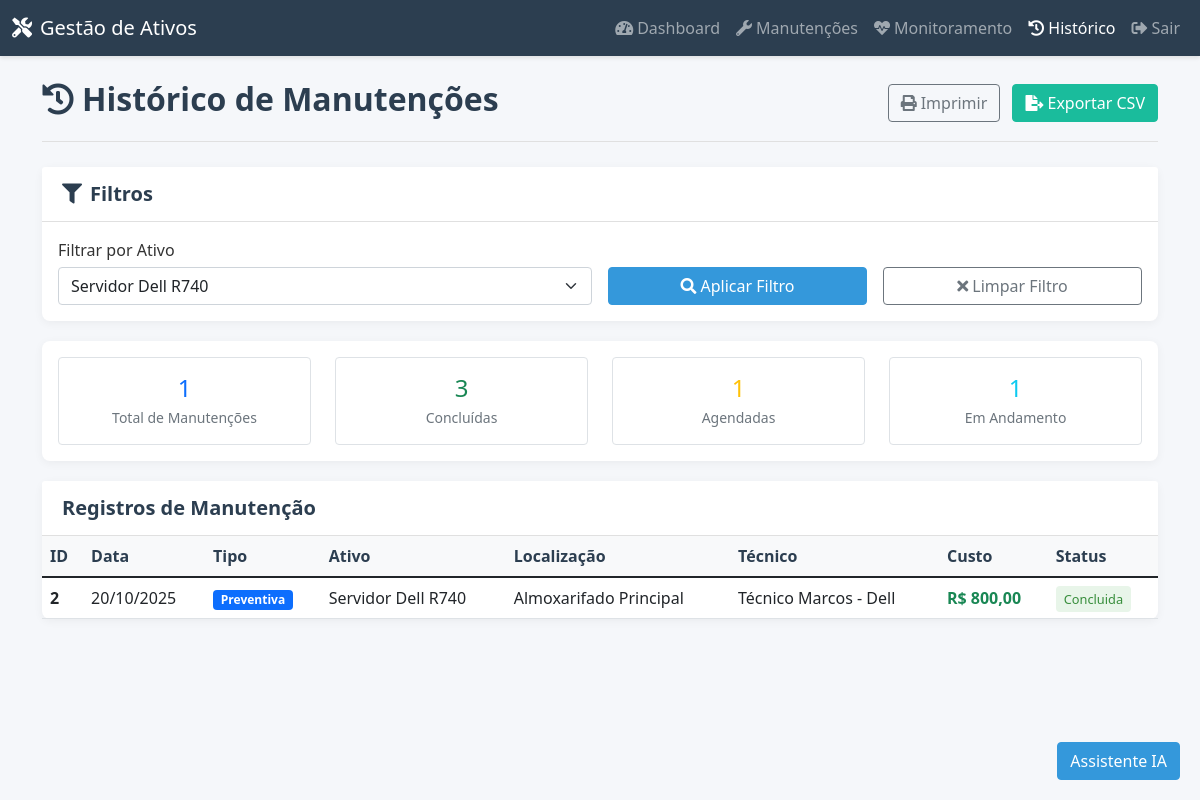
Page /views/historico/index.php?ativo_id=1 (signed in) on the committed database.
### tables this page shows
CREATE TABLE `manutencoes` (
  `id` int(11) NOT NULL,
  `ativo_id` int(11) DEFAULT NULL,
  `tipo` enum('preventiva','corretiva') NOT NULL,
  `data_manutencao` date NOT NULL,
  `data_proxima` date DEFAULT NULL,
  `responsavel_tecnico` varchar(100) DEFAULT NULL,
  `custo` decimal(10,2) DEFAULT NULL,
  `descricao` text DEFAULT NULL,
  `status` enum('agendada','em_andamento','concluida','cancelada') NOT NULL,
  `created_at` timestamp NOT NULL DEFAULT current_timestamp(),
  `localizacao_id` int(11) DEFAULT NULL
);

### views/historico/index.php (the view, shortened to what this page needs)
<?php
$dbHost = '127.0.0.1';
$dbUser = 'root';
$dbPass = '';
$dbName = 'gestao_ativos';
$mysqli = new mysqli($dbHost, $dbUser, $dbPass, $dbName);
$page = max(1, (int)($_GET['page'] ?? 1));
$limit = 25;
$offset = ($page - 1) * $limit;
$ativos = [];
$resAt = $mysqli->query("SELECT id, nome FROM ativos ORDER BY nome");
if ($resAt) {
	while ($r = $resAt->fetch_assoc()) $ativos[] = $r;
}
$ativo_id = isset($_GET['ativo_id']) && $_GET['ativo_id'] !== '' ? (int)$_GET['ativo_id'] : null;
$manutencoes = [];
if ($ativo_id) {
	$stmt = $mysqli->prepare("SELECT m.id, m.data_manutencao, m.tipo, COALESCE(a.nome,'-') AS ativo, COALESCE(l.descricao,'-') AS localizacao, m.responsavel_tecnico, m.custo, m.descricao, m.status
								FROM manutencoes m
								LEFT JOIN ativos a ON m.ativo_id = a.id
								LEFT JOIN localizacoes l ON m.localizacao_id = l.id
								WHERE m.ativo_id = ?
								ORDER BY m.data_manutencao DESC, m.created_at DESC
								LIMIT ? OFFSET ?");
	$stmt->bind_param("iii", $ativo_id, $limit, $offset);
	$stmt->execute();
	$res = $stmt->get_result();
}
if ($res) {
	while ($r = $res->fetch_assoc()) $manutencoes[] = $r;
}
if ($ativo_id) {
	$stmtT = $mysqli->prepare("SELECT COUNT(*) AS total FROM manutencoes WHERE ativo_id = ?");
	$stmtT->bind_param("i", $ativo_id);
	$stmtT->execute();
	$total = $stmtT->get_result()->fetch_assoc()['total'];
} else {
	$totalRes = $mysqli->query("SELECT COUNT(*) AS total FROM manutencoes");
	$total = $totalRes ? (int)$totalRes->fetch_assoc()['total'] : 0;
}
?>
<!DOCTYPE html>
<html lang="pt-br">
<head>
	<link href="https://cdn.jsdelivr.net/npm/bootstrap@5.1.3/dist/css/bootstrap.min.css" rel="stylesheet">
	<link rel="stylesheet" href="https://cdnjs.cloudflare.com/ajax/libs/font-awesome/5.15.4/css/all.min.css">
</head>
<body>
<nav class="navbar navbar-expand-lg navbar-dark no-print">
	<div class="container-fluid">
		<a class="navbar-brand" href="../dashboard/index.php">
			<i class="fas fa-tools me-2"></i>Gestão de Ativos
		</a>
		<div class="navbar-nav">
			<a class="nav-link" href="../dashboard/index.php">
				<i class="fas fa-tachometer-alt me-1"></i>Dashboard
			</a>
			<a class="nav-link" href="../manutencao/index.php">
				<i class="fas fa-wrench me-1"></i>Manutenções
			</a>
			<a class="nav-link" href="../monitoramento/index.php">
				<i class="fas fa-heartbeat me-1"></i>Monitoramento
			</a>
			<a class="nav-link active" href="index.php">
				<i class="fas fa-history me-1"></i>Histórico
			</a>
			<a class="nav-link" href="../auth/logout.php">
				<i class="fas fa-sign-out-alt me-1"></i>Sair
			</a>
		</div>
	</div>
</nav>
<div class="container mt-4">
	<div class="page-title">
		<div class="d-flex justify-content-between align-items-center">
			<h2><i class="fas fa-history me-2"></i>Histórico de Manutenções</h2>
			<div class="no-print">
				<button class="btn btn-outline-secondary me-2" onclick="window.print()">
					<i class="fas fa-print me-1"></i>Imprimir
				</button>
				<a href="index.php?export=csv<?= $ativo_id ? '&ativo_id=' . $ativo_id : '' ?>" class="btn btn-success">
					<i class="fas fa-file-export me-1"></i>Exportar CSV
				</a>
			</div>
		</div>
	</div>
	<div class="card no-print">
		<div class="card-header">
			<h5 class="mb-0"><i class="fas fa-filter me-2"></i>Filtros</h5>
		</div>
		<div class="card-body">
			<form method="GET" class="row g-3 align-items-end">
				<div class="col-md-6">
					<label for="ativo_id" class="form-label">Filtrar por Ativo</label>
					<select id="ativo_id" name="ativo_id" class="form-select">
						<?php foreach ($ativos as $a): ?>
							<option value="<?= htmlspecialchars($a['id']) ?>" <?= $ativo_id == $a['id'] ? 'selected' : '' ?>>
								<?= htmlspecialchars($a['nome']) ?>
							</option>
						<?php endforeach; ?>
					</select>
				</div>
				<div class="col-md-3">
					<button type="submit" class="btn btn-primary w-100">
						<i class="fas fa-search me-1"></i>Aplicar Filtro
					</button>
				</div>
				<div class="col-md-3">
					<a href="index.php" class="btn btn-outline-secondary w-100">
						<i class="fas fa-times me-1"></i>Limpar Filtro
					</a>
				</div>
			</form>
		</div>
	</div>
	<div class="card no-print">
		<div class="card-body">
			<div class="row text-center">
				<div class="col-md-3">
					<div class="border rounded p-3">
						<div class="h4 text-primary mb-1"><?= $total ?></div>
						<div class="text-muted small">Total de Manutenções</div>
					</div>
				</div>
				<div class="col-md-3">
					<div class="border rounded p-3">
						<div class="h4 text-success mb-1">
							<?php
							$resConcluidas = $mysqli->query("SELECT COUNT(*) AS total FROM manutencoes WHERE status = 'concluida'");
							$concluidas = $resConcluidas ? $resConcluidas->fetch_assoc()['total'] : 0;
							echo $concluidas;
							?>
						</div>
						<div class="text-muted small">Concluídas</div>
					</div>
				</div>
				<div class="col-md-3">
					<div class="border rounded p-3">
						<div class="h4 text-warning mb-1">
							<?php
							$resAgendadas = $mysqli->query("SELECT COUNT(*) AS total FROM manutencoes WHERE status = 'agendada'");
							$agendadas = $resAgendadas ? $resAgendadas->fetch_assoc()['total'] : 0;
							echo $agendadas;
							?>
						</div>
						<div class="text-muted small">Agendadas</div>
					</div>
				</div>
				<div class="col-md-3">
					<div class="border rounded p-3">
						<div class="h4 text-info mb-1">
							<?php
							$resAndamento = $mysqli->query("SELECT COUNT(*) AS total FROM manutencoes WHERE status = 'em_andamento'");
							$andamento = $resAndamento ? $resAndamento->fetch_assoc()['total'] : 0;
							echo $andamento;
							?>
						</div>
						<div class="text-muted small">Em Andamento</div>
					</div>
				</div>
			</div>
		</div>
	</div>
	<div class="card">
		<div class="card-header">
			<h5 class="mb-0">Registros de Manutenção</h5>
		</div>
		<div class="card-body p-0">
			<div class="table-responsive">
				<table class="table table-hover mb-0" role="table" aria-label="Tabela histórico de manutenções">
					<thead>
						<tr>
							<th scope="col">ID</th>
							<th scope="col">Data</th>
							<th scope="col">Tipo</th>
							<th scope="col">Ativo</th>
							<th scope="col">Localização</th>
							<th scope="col">Técnico</th>
							<th scope="col">Custo</th>
							<th scope="col">Status</th>
						</tr>
					</thead>
					<tbody>
						<?php if (empty($manutencoes)): ?>
							<tr>
								<td colspan="8" class="text-center py-4">
									<i class="fas fa-inbox fa-2x text-muted mb-2"></i>
									<p class="text-muted mb-0">Nenhuma manutenção encontrada.</p>
								</td>
							</tr>
						<?php else: ?>
							<?php foreach ($manutencoes as $m): ?>
								<tr>
									<td class="fw-bold"><?= htmlspecialchars($m['id']) ?></td>
									<td><?= date('d/m/Y', strtotime($m['data_manutencao'])) ?></td>
									<td>
										<span class="badge <?= $m['tipo'] === 'preventiva' ? 'bg-primary' : 'bg-warning' ?>">
											<?= htmlspecialchars(ucfirst($m['tipo'])) ?>
										</span>
									</td>
									<td><?= htmlspecialchars($m['ativo']) ?></td>
									<td><?= htmlspecialchars($m['localizacao']) ?></td>
									<td><?= htmlspecialchars($m['responsavel_tecnico']) ?></td>
									<td class="fw-bold <?= $m['custo'] > 0 ? 'text-success' : 'text-muted' ?>">
										<?= $m['custo'] !== null ? 'R$ ' . number_format((float)$m['custo'],2,',','.') : '—' ?>
									</td>
									<td>
										<span class="status-badge status-<?= $m['status'] ?>">
											<?= htmlspecialchars(ucfirst(str_replace('_',' ',$m['status']))) ?>
										</span>
									</td>
								</tr>
							<?php endforeach; ?>
						<?php endif; ?>
					</tbody>
				</table>
			</div>
		</div>
	</div>
</div>
<?php include __DIR__ . '/../includes/chatbot.php'; ?>
</body>
</html>

### views/historico/index.php (style rules this page uses)
:root { --primary-color: #2c3e50; --secondary-color: #3498db; --accent-color: #1abc9c; --light-gray: #f8f9fa; --border-color: #e0e0e0; }
body { background-color: #f5f7fa; font-family: 'Segoe UI', Tahoma, Geneva, Verdana, sans-serif; color: #333; }
.navbar { background-color: var(--primary-color) !important; box-shadow: 0 2px 4px rgba(0,0,0,0.1); }
.card { border: none; border-radius: 8px; box-shadow: 0 2px 10px rgba(0,0,0,0.05); margin-bottom: 20px; }
.card-header { background-color: white; border-bottom: 1px solid var(--border-color); font-weight: 600; padding: 15px 20px; }
h2, h5, h6 { color: var(--primary-color); font-weight: 600; }
.btn-primary { background-color: var(--secondary-color); border-color: var(--secondary-color); }
.btn-success { background-color: var(--accent-color); border-color: var(--accent-color); }
.table th { border-top: none; font-weight: 600; color: var(--primary-color); background-color: var(--light-gray); }
.table td { vertical-align: middle; }
.form-label { font-weight: 500; margin-bottom: 5px; }
.page-title { border-bottom: 1px solid var(--border-color); padding-bottom: 15px; margin-bottom: 25px; }
.status-badge { padding: 4px 8px; border-radius: 4px; font-size: 0.8rem; font-weight: 500; }
.status-concluida { background-color: #e8f5e9; color: #388e3c; }

### rows in the picture
manutencoes: id "2", data_manutencao "20/10/2025", tipo "Preventiva", ativo "Servidor Dell R740", localizacao "Almoxarifado Principal", responsavel_tecnico "Técnico Marcos - Dell", custo "800,00", status "Concluida"

### other values in the picture
$total "1"
$concluidas "3"
$agendadas "1"
$andamento "1"
form field ativo_id "Servidor Dell R740"
